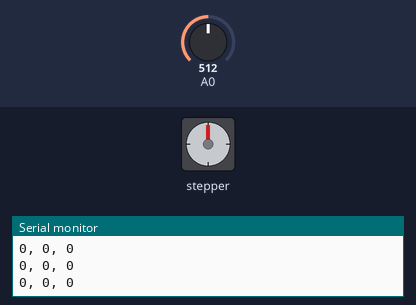
Simulated run of this sketch. Board: Arduino Uno, built with avr-gcc and run on an emulated ATmega328P. Shown: stepper motor, the last lines printed to the serial monitor. The inputs (shaded band) are chosen by the test bench; at power-on: A0 = 512. Stepper angles assume 360 steps per turn.

Above: at 1.2 s.
1.3 s: A0 set to 0
At 3.3 s:
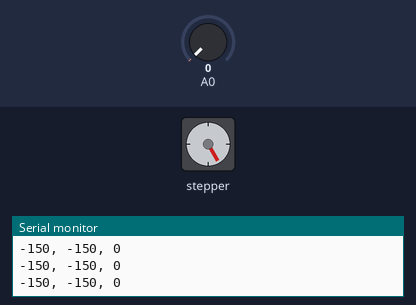
3.6 s: A0 set to 716
At 6.0 s:
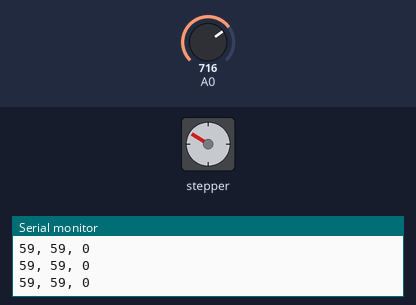
6.3 s: A0 set to 1023
At 7.4 s:
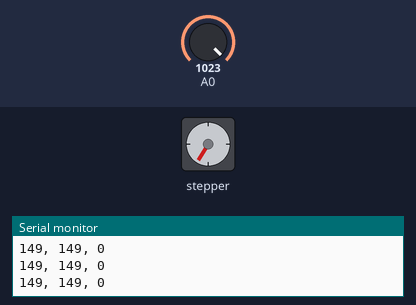
8.3 s: A0 set to 122
At 10.6 s:
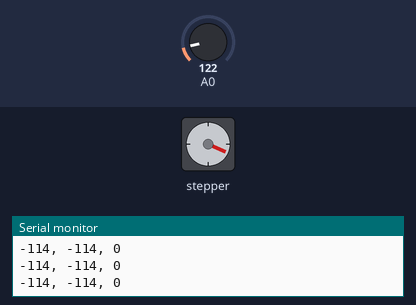
11.3 s: A0 set to 162
At 11.7 s:
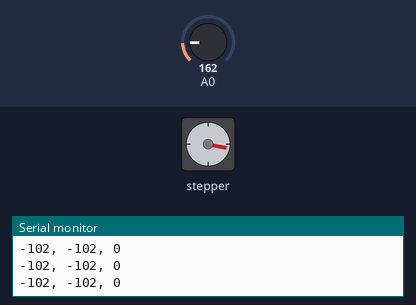
14.3 s: A0 set to 187
At 15.2 s:
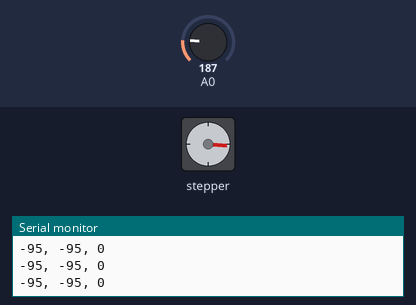
Timing chart, 0 to 16.8 s (numbered marks = the images above; inputs shaded):
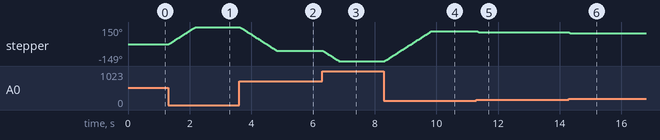

Measured:
- after the input at 1.3 s, stepper: turns 150° clockwise in 0.86 s, starting at once
- after the input at 3.6 s, stepper: turns 209° counter-clockwise in 1.2 s, starting at once
- after the input at 6.3 s, stepper: turns 90° counter-clockwise in 0.51 s, starting at once
- after the input at 8.3 s, stepper: turns 263° clockwise in 1.5 s, starting at once
- after the input at 11.3 s, stepper: turns 12° counter-clockwise, starting at once

The sketch:

no11.ino
```cpp
#include <Stepper.h>

Stepper stepper(360, 4, 5, 6, 7);
int ang_p, ang;

void setup() {
  stepper.setSpeed(30);

  Serial.begin(9600);

  ang_p = ang = val2ang(analogRead(0));
}

void loop() {
  ang_p = ang;
  ang = val2ang(analogRead(0));

  int ang_d = ang - ang_p;

  Serial.print(ang_p);
  Serial.print(", ");
  Serial.print(ang);
  Serial.print(", ");
  Serial.print(ang_d);
  Serial.println("");

  int flag = 1 - ((ang_d >= 0) << 1);
  for (; ang_d != 0; ang_d += flag) stepper.step(flag);
}
```

util.ino
```cpp
double val2rad(int val) {
  return (val - 512) / 512. * 150. * (PI / 180.);
}

double rad2ang(double rad) {
  return rad / (PI / 180.);
}

double ang2rad(double ang) {
  return ang * (PI / 180.);
}

int rad2val(double rad) {
  return (int)(rad / (PI / 180.) / 150. * 512.) + 512;
}

double val2ang(int val) {
  return rad2ang(val2rad(val));
}

int ang2val(double ang) {
  return rad2val(ang2rad(ang));
}
```
